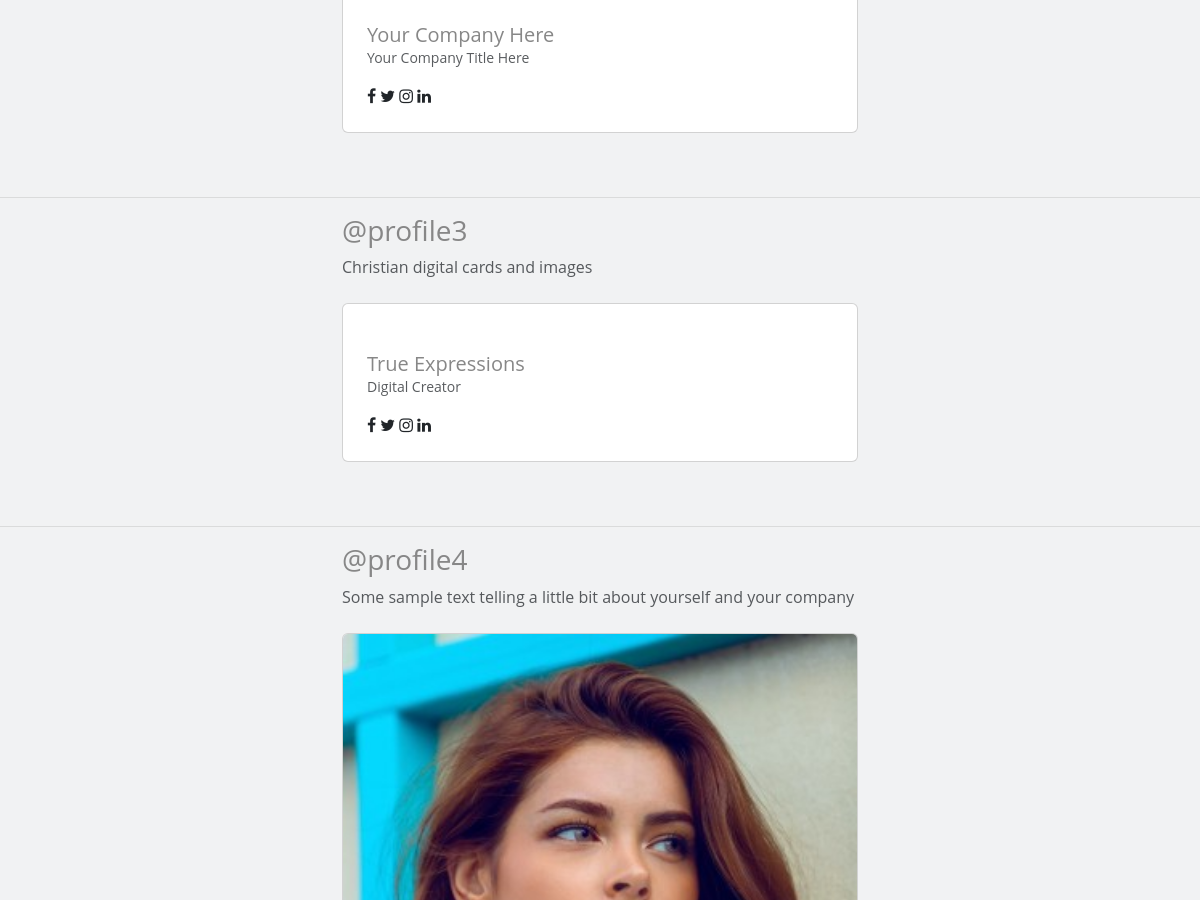
The app's page / (middle part), older data.
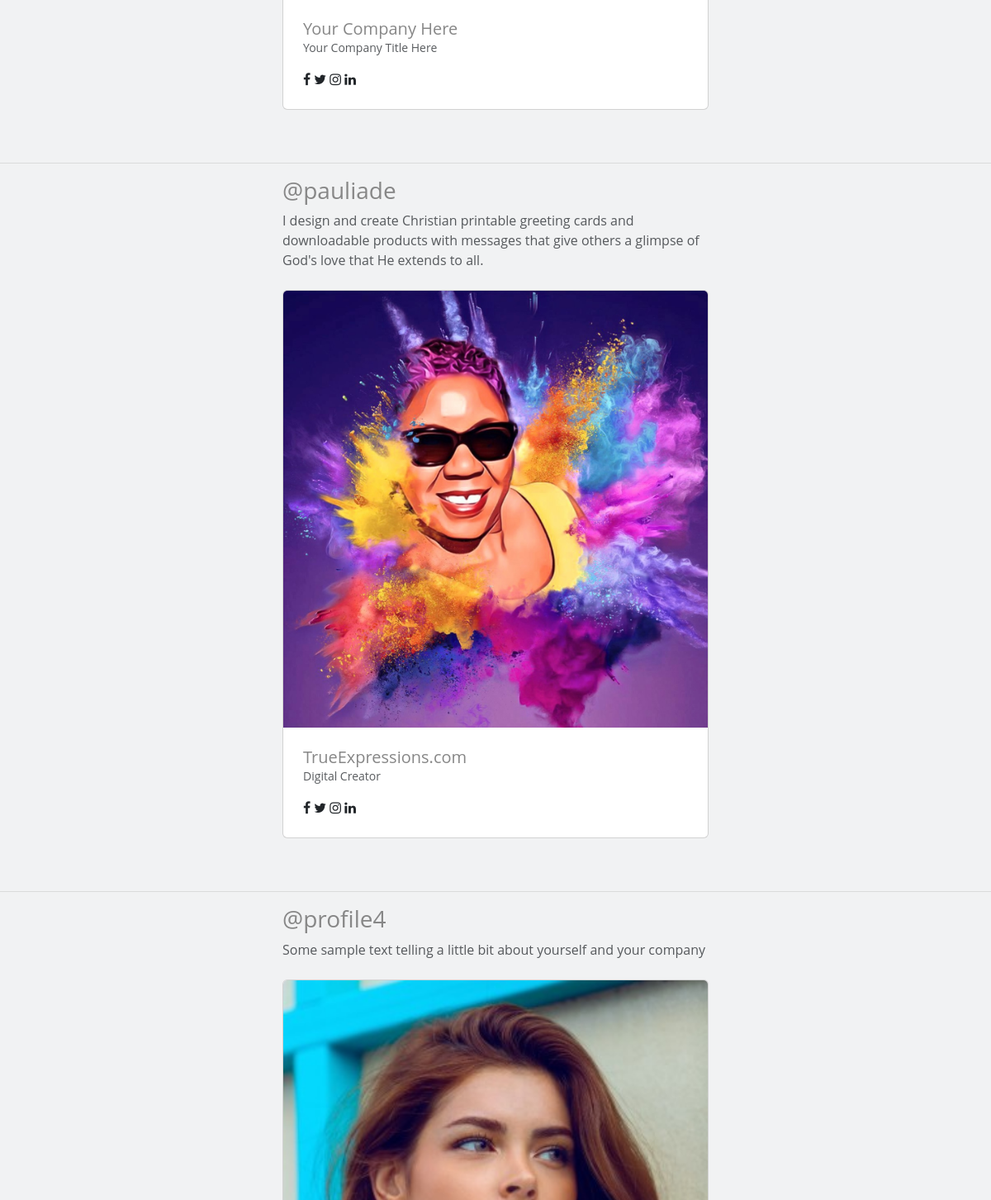
The same page, newer data.
### members/models.py (models this page shows, shortened)
class Post(models.Model):
    user = models.OneToOneField(User, on_delete=models.CASCADE)
    username = models.CharField(max_length=50, blank=True, default='@')
    full_name = models.CharField(max_length=100, blank=False)
    profile_picture = models.ImageField( upload_to='images/profile',null=False ,blank=False, default='media/images/profile/defaultBizman_5lfB6OA.jpg')
    business = models.CharField(max_length=100, blank=False)
    phone_number = models.CharField(max_length=20, blank=True)
    email_address = models.EmailField(max_length=100, blank=True)
    website = models.URLField(blank=True)
    job_title = models.CharField(max_length=100, blank=True)
    about = models.CharField(max_length=300, blank=True)
    background_banner = models.ImageField( upload_to='images/profile',null=False, blank=False, default='media/images/profile/TapNCard_Default_Profile_Banner_zZkKI0A.png')
    facebook = models.URLField(blank=False, default="http://www.facebook.com/username")
    instagram = models.URLField(blank=True, default="http://www.instagram.com/username")
    tiktok = models.URLField(blank=True, default="http://www.tiktok.com/username")
    twitter = models.URLField(blank=True, default="http://www.twitter.com/username")
    linkedin = models.URLField(blank=True, default="http://www.linkedin.com/username")
    paypal = models.URLField(blank=True, default="http://www.paypal.com/username")
    cashapp = models.URLField(blank=True, default="http://www.cashapp.com/username")
    snap = models.URLField(blank=True, default="http://www.snapchat.com/username")
    discord = models.URLField(blank=True, default="http://www.discord.com/username")
    twitch = models.URLField(blank=True, default="http://www.twitch.com/username")
    spotify = models.URLField(blank=True, default="http://www.spotify.com/username")
    apple_music = models.URLField(blank=True, default="http://www.applemusic.com/username")
    sound_cloud = models.URLField(blank=True, default="http://www.soundcloud.com/username")

### main/views.py (the view)
# urls.py: path('', HomeView.as_view(), name='home'),
class HomeView(ListView):
    model = Post
    template_name = 'main/home.html'
    context_object_name = 'posts'
    def get_context_data(self, **kwargs):
        context = super().get_context_data(**kwargs)
        post = Post.objects.first()  # Replace this with your actual logic
        context['post'] = post
        return context

### main/templates/main/home.html (shortened to what this page needs)
{% extends 'base.html'  %}
{% load static %}
{% block content %}
<br><br>
<section id="gallery">
  {% for post in posts %}
        <div class="container-sm" style="max-width: 540px; max-height: 100%vh;">
          <a href="{% url 'profile' post.pk %}" style="text-decoration: none;"><h3 class="font-weight-bold mb-2">{{post.username}}</h3></a>
        <p class="font-italic text-muted mb-4">{{ post.about }}</p>
        <div class="card "><a href="{% url 'profile' post.pk %}"><img src="{{ post.profile_picture.url }}" alt="" class="w-100 card-img-top"></a>
          <div class="p-4">
            <h5 class="mb-0">{{post.business}}</h5>
            <p class="small text-muted">{{post.job_title}}</p>
            <ul class="social mb-0 list-inline mt-3">
              <li class="list-inline-item m-0"><a href="{{ post.facebook }}" class="social-link"><i class="fa fa-facebook-f"></i></a></li>
              <li class="list-inline-item m-0"><a href="{{ post.twitter }}" class="social-link"><i class="fa fa-twitter"></i></a></li>
              <li class="list-inline-item m-0"><a href="{{ post.instagram }}" class="social-link"><i class="fa fa-instagram"></i></a></li>
              <li class="list-inline-item m-0"><a href="{{ post.linkedin }}" class="social-link"><i class="fa fa-linkedin"></i></a></li>
            </ul>
          </div>
        </div>
      </div>
  <br><br><hr>
    {% endfor %}
  {% endblock  %}

### main/templates/base.html (shortened to what this page needs)
{% load static %}
<!DOCTYPE html>
<html lang="en">
<head>
    <link href="https://cdn.jsdelivr.net/npm/bootstrap@5.3.0-alpha3/dist/css/bootstrap.min.css" rel="stylesheet">
    <link rel="stylesheet" href="https://netdna.bootstrapcdn.com/font-awesome/4.0.3/css/font-awesome.css">
    <link rel="stylesheet" href="{% static 'main/css/font-awesome.min.css'%} ">
	<link rel="stylesheet" href="{% static 'main/css/custom.css' %}">
	<link rel="stylesheet" href="{% static 'main/css/style.css' %}">
</head>
<body>
    {% block content %}
    {% endblock  %}
</body>
</html>

### main/templates/navbar.html (shortened to what this page needs)
{% load static %}

### main/static/main/css/custom.css (style rules this page uses)
body { padding: 0; margin: 0; color: #959595; }
h1, h2, h3, h4, h5, h6 { color: #878787; }

### main/static/main/css/style.css (style rules this page uses)
a, a:hover, a:focus { color: inherit; }
body { background-color: #F1F2F3; }

Row changes from the older to the newer data that the page shows:
changed Post "Digital Creator": username "@profile3" → "@pauliade"; about "Christian digital cards and images" → "I design and create Christian printable greeting cards and downloadable products with messages that give others a glimpse of God's love that He extends to all."; profile_picture: picture added; business "True Expressions" → "TrueExpressions.com"
